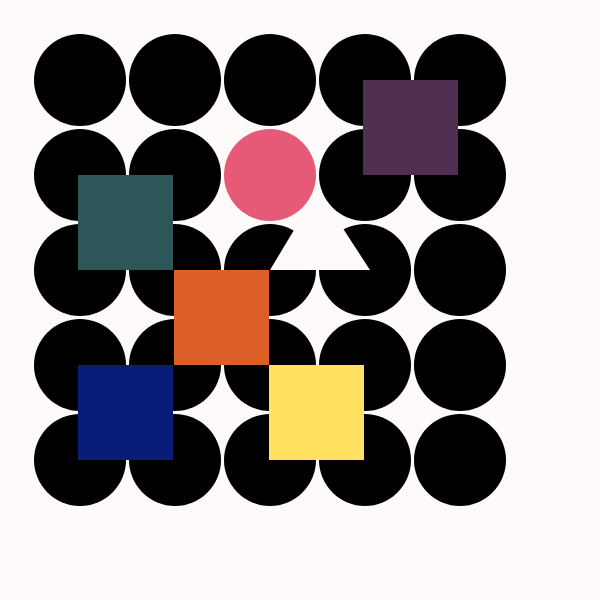
Frame 1 (no input)
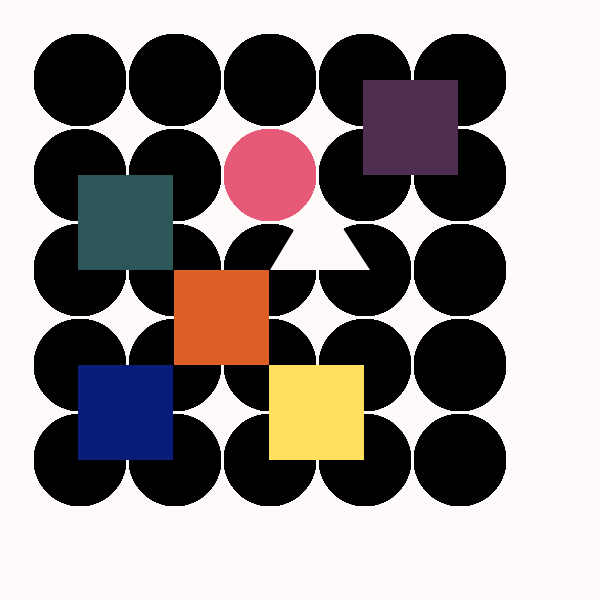
Frame 60 (no input)
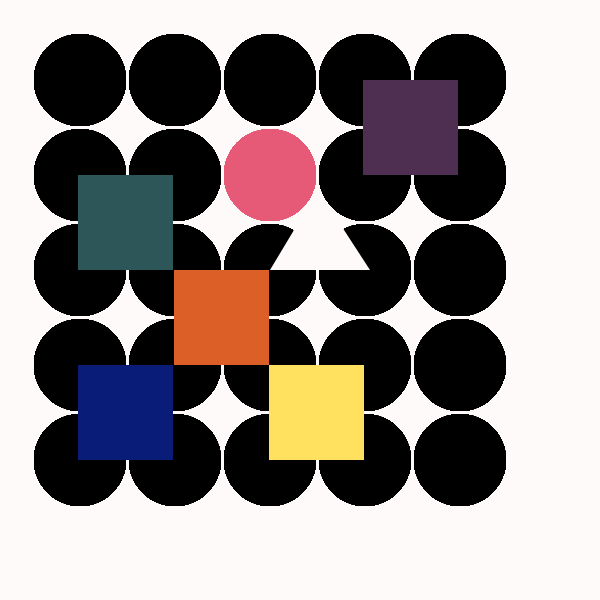
Frame 120 (the mouse pressed at the canvas centre since frame 60)

The p5.js sketch that drew these frames (run headless with seeded random() and noise() and a simulated clock; from frame 60 on, the mouse is pressed at the canvas centre):

// p5.js sketch
// ── sketch.js
function setup() {
  createCanvas(600, 600);// tamaño de lienzo 
  background(255,250,250)// color fondo 
}
   function draw() {
     
    fill(0);// color negro 
    noStroke();
    
    let t = 92;// Separacion en Y
    let e =95;// Separacion X
    
    // Fila 1
    ellipse(80,80,t,t);
    ellipse(80+e,80,t,t);
    ellipse(80 + 2*e, 80, t, t);
    ellipse(80 + 3*e, 80, t, t);
    ellipse(80 + 4*e, 80, t, t);
    
  //Fila 2
    ellipse(80,80+e,t,t);
    ellipse(80+e,80+e,t,t);
    fill(230, 90, 120); // Circulo rosado
    ellipse(80+2*e,80+e,t,t);
    fill(0)
    ellipse(80+3*e,80+e,t,t);
    ellipse(80+4*e,80+e,t,t);
    
 //Fila 3  
   ellipse(80, 80 + 2*e, t, t);
   ellipse(80 + e, 80 + 2*e, t, t);
   ellipse(80 + 2*e, 80 + 2*e, t, t);
   ellipse(80 + 3*e, 80 + 2*e, t, t);
   ellipse(80 + 4*e, 80 + 2*e, t, t);
    
 //Fila 4
    ellipse(80, 80 + 3*e, t, t);
   ellipse(80 + e, 80 + 3*e, t, t);
   ellipse(80 + 2*e, 80 + 3*e, t, t);
   ellipse(80 + 3*e, 80 + 3*e, t, t);
   ellipse(80 + 4*e, 80 + 3*e, t, t);
    
//Fila 5 
    ellipse(80, 80 + 4*e, t, t);
   ellipse(80 + e, 80 + 4*e, t, t);
   ellipse(80 + 2*e, 80 + 4*e, t, t);
   ellipse(80 + 3*e, 80 + 4*e, t, t);
   ellipse(80 + 4*e, 80 + 4*e, t, t);
    
  fill(78, 46, 81); // cuadrado morado
    noStroke();
    rect(363,80,95);
    
    fill(44,86,87) //cuadrado verde
    noStroke()
    rect(78,175,95)
    
     fill(8,28,120) //cuadrado azul
    noStroke()
    rect(78,365,95)
    
    fill(220,95,40) //cuadrado naranjo
    noStroke()
    rect(174,270,95)
    
    fill(255,225,95) //cuadrado amarillo
    noStroke()
    rect(269,365,95)
    
    
    fill(255,250,250); // triangulo blnaco 
noStroke();
triangle(370, 270, 318, 190, 270, 270);
}
    
    
    
    
    
